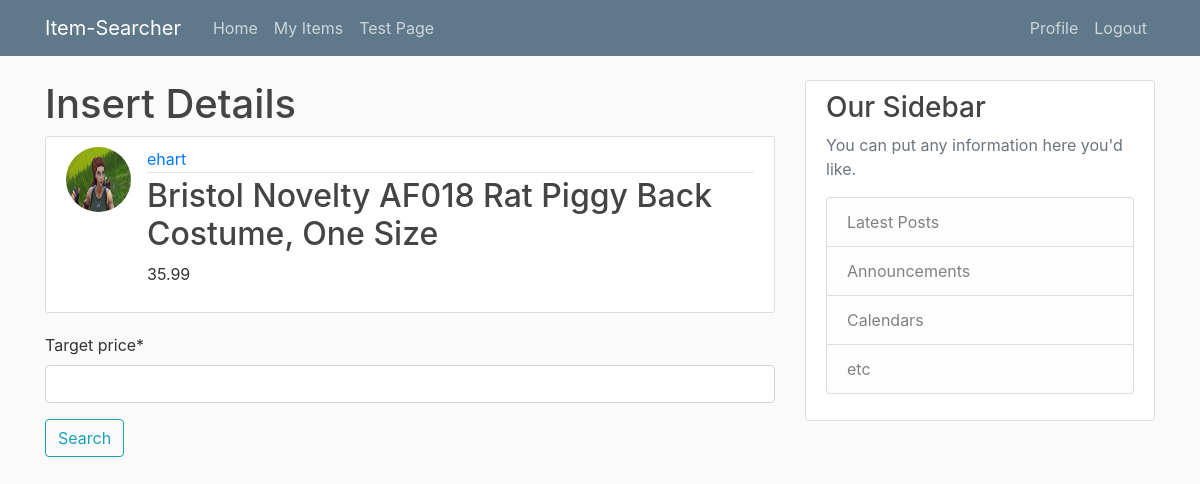
Screenshot of /trackinginfo/79/ (signed in) with the database file from the repository.
### users/models.py (models this page shows, shortened)
class Profile(models.Model):
    user = models.OneToOneField(User,on_delete=models.CASCADE) #One to one relationship with user model
    image = models.ImageField(default='default.jpg', upload_to='profile_pics')

### item_searcher/models.py (models this page shows, shortened)
class Item(models.Model):
    name = models.CharField(max_length=100)
    current_price = models.FloatField()
    url = models.CharField(max_length=100, default='')

### item_searcher/views.py (the view, shortened to what this page needs)
# urls.py: path('trackinginfo/<int:pk>/', ItemTrackingView.as_view(), name='item_searcher_tracking'),
class ItemTrackingView(FormView):
    template_name = 'item_searcher/item_tracking_info.html'
    form_class = ItemTrackingForm
    success_url = '/list/'
    def get_context_data(self, **kwargs):
        data = super().get_context_data(**kwargs)
        data['item'] = Item.objects.get(pk=self.kwargs['pk'])
        return data

### item_searcher/forms.py
class ItemTrackingForm(forms.ModelForm):
    class Meta:
        model = TrackingDetails
        fields = ['target_price']

### item_searcher/templates/item_searcher/item_tracking_info.html (shortened to what this page needs)
{% extends 'item_searcher/base.html' %}
{% load crispy_forms_tags %}
{% block content %}
<div>
    <h1>Insert Details</h1>
    <article class="media content-section">
        <img class="rounded-circle article-img" src="{{ user.profile.image.url }}">
        <div class="media-body">
            <div class="article-metadata">
                <a class="mr-2" href="#">{{ user }}</a>
            </div>
            <h2><a class="article-title" href="#">{{ item.name }}</a></h2>
            <p>{{ item.current_price }}</p>
        </div>
    </article>
</div>
<div>
    <form method="POST">
        {{ form|crispy }}
        <button class="btn btn-outline-info" type="search">Search</button>
    </form>
</div>
{% endblock content %}

### item_searcher/static/item_searcher/main.css (style rules this page uses)
body { background: #fafafa; color: #333333; margin-top: 5rem; }
h1, h2, h3, h4, h5, h6 { color: #444444; }
.content-section { background: #ffffff; padding: 10px 20px; border: 1px solid #dddddd; border-radius: 3px; margin-bottom: 20px; }
.article-title { color: #444444; }
.article-img { height: 65px; width: 65px; margin-right: 16px; }
.article-metadata { padding-bottom: 1px; margin-bottom: 4px; border-bottom: 1px solid #e3e3e3 }

### rows the page displays
Item: name "Bristol Novelty AF018 Rat Piggy Back Costume, One Size", current_price "35.99"

### other values shown
{{ user }} "ehart"
